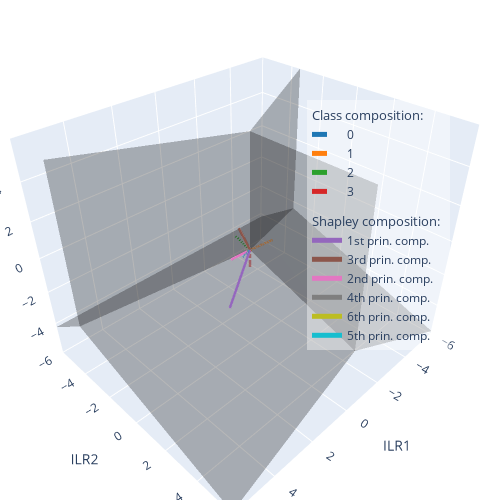
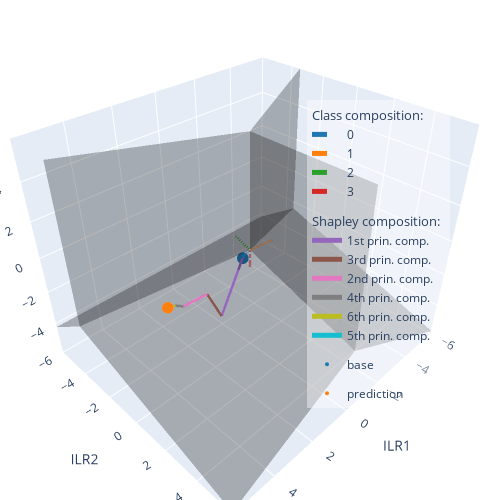

The code cell stored with these charts, in order, in its notebook:
### Code cell
#PLOT the 3D ILR SPACE (CORRESPONDING TO THE CHOSEN ILR COMPONENTS LISTED IN BALANCES).
#plot range [-lim, lim]

#If shapley_sum is True, the sum of the shapley vectors are summed from the base distribution to the prediction

fig = explainer.plot_ilr_space(balances=[1, 2, 3], lim=6, figsize=500, sort=True)
fig.write_image(os.path.join(out_dir, 'ex_eq4_ilrplot.pdf'))

fig = explainer.plot_ilr_space(balances=[1, 2, 3], shapley_sum=True, lim=6, figsize=500, sort=True)
fig.write_image(os.path.join(out_dir, 'ex_eq4_ilrplotsum.pdf'))

### Figure 1 — Plotly figure (JSON) as saved in the notebook; plotly's stock layout.template omitted (floating-point values rounded to 4 significant figures)
{"data": [{"legendgroup": "class", "legendgrouptitle": {"text": "Class composition:"}, "line": {"dash": "dash", "width": 5}, "mode": "lines", "name": "0", "type": "scatter3d", "x": [0, 0.8165], "y": [0, 0.4714], "z": [0, 0.3333]}, {"legendgroup": "class", "legendgrouptitle": {"text": "Class composition:"}, "line": {"dash": "dash", "width": 5}, "mode": "lines", "name": "1", "type": "scatter3d", "x": [0, -0.8165], "y": [0, 0.4714], "z": [0, 0.3333]}, {"legendgroup": "class", "legendgrouptitle": {"text": "Class composition:"}, "line": {"dash": "dash", "width": 5}, "mode": "lines", "name": "2", "type": "scatter3d", "x": [0, -2.776e-17], "y": [0, -0.9428], "z": [0, 0.3333]}, {"legendgroup": "class", "legendgrouptitle": {"text": "Class composition:"}, "line": {"dash": "dash", "width": 5}, "mode": "lines", "name": "3", "type": "scatter3d", "x": [0, -2.776e-17], "y": [0, -8.127e-17], "z": [0, -1.0]}, {"legendgroup": "shapley", "legendgrouptitle": {"text": "Shapley composition:"}, "line": {"width": 5}, "mode": "lines", "name": "1st prin. comp.", "type": "scatter3d", "x": [0, 3.317], "y": [0, 2.762], "z": [0, 0.6742]}, {"legendgroup": "shapley", "legendgrouptitle": {"text": "Shapley composition:"}, "line": {"width": 5}, "mode": "lines", "name": "3rd prin. comp.", "type": "scatter3d", "x": [0, 0.5526], "y": [0, -0.03099], "z": [0, 1.528]}, {"legendgroup": "shapley", "legendgrouptitle": {"text": "Shapley composition:"}, "line": {"width": 5}, "mode": "lines", "name": "2nd prin. comp.", "type": "scatter3d", "x": [0, 0.7916], "y": [0, -0.2704], "z": [0, -0.2112]}, {"legendgroup": "shapley", "legendgrouptitle": {"text": "Shapley composition:"}, "line": {"width": 5}, "mode": "lines", "name": "4th prin. comp.", "type": "scatter3d", "x": [0, 0.2688], "y": [0, -0.0517], "z": [0, 0.2097]}, {"legendgroup": "shapley", "legendgrouptitle": {"text": "Shapley composition:"}, "line": {"width": 5}, "mode": "lines", "name": "6th prin. comp.", "type": "scatter3d", "x": [0, 0.1551], "y": [0, -0.01198], "z": [0, 0.04949]}, {"legendgroup": "shapley", "legendgrouptitle": {"text": "Shapley composition:"}, "line": {"width": 5}, "mode": "lines", "name": "5th prin. comp.", "type": "scatter3d", "x": [0, 0.1303], "y": [0, -0.01049], "z": [0, 0.04757]}, {"alphahull": 0, "color": "black", "opacity": 0.15, "type": "mesh3d", "x": [0, 48.99, 1.665e-15, 1.665e-15], "y": [0, -28.28, 56.57, 4.876e-15], "z": [0, -20.0, -20.0, 60.0]}, {"alphahull": 0, "color": "black", "opacity": 0.15, "type": "mesh3d", "x": [-48.99, 0, 1.665e-15, 1.665e-15], "y": [-28.28, 0, 56.57, 4.876e-15], "z": [-20.0, 0, -20.0, 60.0]}, {"alphahull": 0, "color": "black", "opacity": 0.15, "type": "mesh3d", "x": [-48.99, 48.99, 0, 1.665e-15], "y": [-28.28, -28.28, 0, 4.876e-15], "z": [-20.0, -20.0, 0, 60.0]}, {"alphahull": 0, "color": "black", "opacity": 0.15, "type": "mesh3d", "x": [-48.99, 48.99, 1.665e-15, 0], "y": [-28.28, -28.28, 56.57, 0], "z": [-20.0, -20.0, -20.0, 0]}], "layout": {"autosize": false, "colorway": ["#1F77B4", "#FF7F0E", "#2CA02C", "#D62728", "#9467BD", "#8C564B", "#E377C2", "#7F7F7F", "#BCBD22", "#17BECF"], "height": 500, "legend": {"bgcolor": "rgba(255,255,255,0.4)", "x": 0.9, "xanchor": "right", "y": 0.8, "yanchor": "top"}, "margin": {"b": 0, "l": 0, "r": 0, "t": 0}, "scene": {"aspectmode": "auto", "aspectratio": {"x": 1.122, "y": 0.9721, "z": 0.9165}, "xaxis": {"range": [-6, 6], "title": {"text": "ILR1"}, "type": "linear"}, "yaxis": {"range": [-6, 6], "title": {"text": "ILR2"}, "type": "linear"}, "zaxis": {"range": [-6, 6], "title": {"text": "ILR3"}, "type": "linear"}}, "width": 500}}

### Figure 2 — Plotly figure (JSON) as saved in the notebook; plotly's stock layout.template omitted (floating-point values rounded to 4 significant figures)
{"data": [{"legendgroup": "class", "legendgrouptitle": {"text": "Class composition:"}, "line": {"dash": "dash", "width": 5}, "mode": "lines", "name": "0", "type": "scatter3d", "x": [0, 0.8165], "y": [0, 0.4714], "z": [0, 0.3333]}, {"legendgroup": "class", "legendgrouptitle": {"text": "Class composition:"}, "line": {"dash": "dash", "width": 5}, "mode": "lines", "name": "1", "type": "scatter3d", "x": [0, -0.8165], "y": [0, 0.4714], "z": [0, 0.3333]}, {"legendgroup": "class", "legendgrouptitle": {"text": "Class composition:"}, "line": {"dash": "dash", "width": 5}, "mode": "lines", "name": "2", "type": "scatter3d", "x": [0, -2.776e-17], "y": [0, -0.9428], "z": [0, 0.3333]}, {"legendgroup": "class", "legendgrouptitle": {"text": "Class composition:"}, "line": {"dash": "dash", "width": 5}, "mode": "lines", "name": "3", "type": "scatter3d", "x": [0, -2.776e-17], "y": [0, -8.127e-17], "z": [0, -1.0]}, {"legendgroup": "shapley", "legendgrouptitle": {"text": "Shapley composition:"}, "line": {"width": 5}, "mode": "lines", "name": "1st prin. comp.", "type": "scatter3d", "x": [0.006687, 3.324], "y": [-0.4674, 2.294], "z": [-0.7223, -0.04812]}, {"legendgroup": "shapley", "legendgrouptitle": {"text": "Shapley composition:"}, "line": {"width": 5}, "mode": "lines", "name": "3rd prin. comp.", "type": "scatter3d", "x": [3.324, 3.877], "y": [2.294, 2.263], "z": [-0.04812, 1.48]}, {"legendgroup": "shapley", "legendgrouptitle": {"text": "Shapley composition:"}, "line": {"width": 5}, "mode": "lines", "name": "2nd prin. comp.", "type": "scatter3d", "x": [3.877, 4.668], "y": [2.263, 1.993], "z": [1.48, 1.269]}, {"legendgroup": "shapley", "legendgrouptitle": {"text": "Shapley composition:"}, "line": {"width": 5}, "mode": "lines", "name": "4th prin. comp.", "type": "scatter3d", "x": [4.668, 4.937], "y": [1.993, 1.941], "z": [1.269, 1.479]}, {"legendgroup": "shapley", "legendgrouptitle": {"text": "Shapley composition:"}, "line": {"width": 5}, "mode": "lines", "name": "6th prin. comp.", "type": "scatter3d", "x": [4.937, 5.092], "y": [1.941, 1.929], "z": [1.479, 1.528]}, {"legendgroup": "shapley", "legendgrouptitle": {"text": "Shapley composition:"}, "line": {"width": 5}, "mode": "lines", "name": "5th prin. comp.", "type": "scatter3d", "x": [5.092, 5.222], "y": [1.929, 1.919], "z": [1.528, 1.576]}, {"marker": {"size": 4}, "mode": "markers", "name": "base", "type": "scatter3d", "x": [0.006687], "y": [-0.4674], "z": [-0.7223]}, {"marker": {"size": 4}, "mode": "markers", "name": "prediction", "type": "scatter3d", "x": [5.222], "y": [1.919], "z": [1.576]}, {"alphahull": 0, "color": "black", "opacity": 0.15, "type": "mesh3d", "x": [0, 48.99, 1.665e-15, 1.665e-15], "y": [0, -28.28, 56.57, 4.876e-15], "z": [0, -20.0, -20.0, 60.0]}, {"alphahull": 0, "color": "black", "opacity": 0.15, "type": "mesh3d", "x": [-48.99, 0, 1.665e-15, 1.665e-15], "y": [-28.28, 0, 56.57, 4.876e-15], "z": [-20.0, 0, -20.0, 60.0]}, {"alphahull": 0, "color": "black", "opacity": 0.15, "type": "mesh3d", "x": [-48.99, 48.99, 0, 1.665e-15], "y": [-28.28, -28.28, 0, 4.876e-15], "z": [-20.0, -20.0, 0, 60.0]}, {"alphahull": 0, "color": "black", "opacity": 0.15, "type": "mesh3d", "x": [-48.99, 48.99, 1.665e-15, 0], "y": [-28.28, -28.28, 56.57, 0], "z": [-20.0, -20.0, -20.0, 0]}], "layout": {"autosize": false, "colorway": ["#1F77B4", "#FF7F0E", "#2CA02C", "#D62728", "#9467BD", "#8C564B", "#E377C2", "#7F7F7F", "#BCBD22", "#17BECF"], "height": 500, "legend": {"bgcolor": "rgba(255,255,255,0.4)", "x": 0.9, "xanchor": "right", "y": 0.8, "yanchor": "top"}, "margin": {"b": 0, "l": 0, "r": 0, "t": 0}, "scene": {"aspectmode": "auto", "aspectratio": {"x": 1.122, "y": 0.9721, "z": 0.9165}, "xaxis": {"range": [-6, 6], "title": {"text": "ILR1"}, "type": "linear"}, "yaxis": {"range": [-6, 6], "title": {"text": "ILR2"}, "type": "linear"}, "zaxis": {"range": [-6, 6], "title": {"text": "ILR3"}, "type": "linear"}}, "width": 500}}
